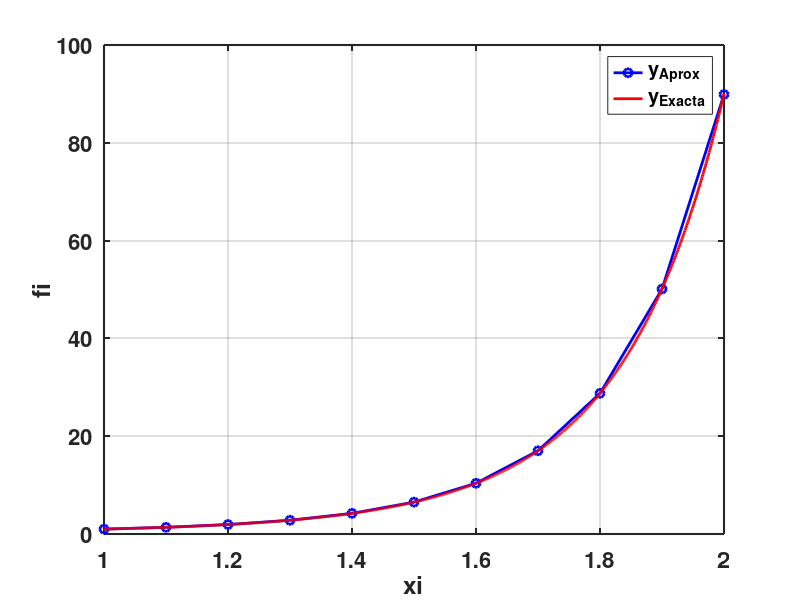

This figure's MATLAB source:
function rungekutta4()
%Se limpia el espacio de trabajo y se borran todas las variables existentes.
clc; clear; close;
%Condición inicial establecida para y0
y0 = 1;
%Tamaño de incremento, este valor determina la distancia entre los puntos en los que se evaluará la solución aproximada.
h = 0.1;
%Se establecen los valores iniciales y finales para la variable x. Para este ejemplo, tomaremos, xi = 1 y xf = 2.
%valor inicial del vector x
xi = 1;
%valor final del vector x
xf = 2;
%Se crea el vector x utilizando la función linspace para generar una secuencia de valores desde xi hasta xf, con un incremento de h.
x = (xi:h:xf);
%Se prelocaliza el vector solución y como un vector de ceros del mismo tamaño que x.
y = zeros(size(x));
%Condición inicial (solución en x = 1)
y(1) = y0;
%Método de RK4
%Comienza el bucle para calcular la solución aproximada utilizando el método de Runge-Kutta de orden 4. El bucle se repite desde n = 1 hasta el número de elementos en x menos 1.
for n = 1:(numel(x)-1)
k1 = 3*x(n)*y(n); %primera aproximación a la pendiente
k2 = 3*(x(n)+ 0.5*h)*(y(n)+ 0.5*h*k1); %segunda aproximación a la pendiente
k3 = 3*(x(n)+ 0.5*h)*(y(n)+ 0.5*h*k2); %tercerea aproximación a la pendiente
k4 = 3*(x(n)+h)*(y(n)+h*k3); %cuarta aproximación a la pendiente
%Luego, se actualiza el valor de y(n+1) utilizando la fórmula del método de Runge-Kutta de orden 4, que combina los coeficientes k1, k2, k3 y k4 ponderados por los factores h/6.
y(n+1) = y(n) + (h/6)*(k1 + 2*k2 + 2*k3 + k4) %aproximación a la solución
end
%Se define un vector Xexacta para la solución exacta de la ecuación %diferencial. Se utiliza la función linspace para generar una secuencia %de valores desde xi hasta xf, con un incremento más pequeño de 0.001.
Xexacta = (xi:0.001:xf);
%Se calcula yExacta como la solución exacta de la ecuación diferencial %dy/dx = 3xy utilizando la fórmula yExacta = %(1/4.4817)*exp((3/2)*Xexacta.^2).
yExacta = (1/4.4817)*exp((3/2)*Xexacta.^2);
%Gráfica
%Se crea una gráfica para comparar la solución aproximada y la solución %exacta. Se traza la solución aproximada en color azul, con marcadores %circulares y un ancho de línea de 2. Luego, se traza la solución exacta %en color rojo con un ancho de línea de 2.
plot(x,y,'b','Marker','o','LineWidth',2);
hold on;
plot(Xexacta,yExacta,'r','LineWidth',2);
legend('y_{Aprox}','y_{Exacta}','fontsize',14,'FontWeight','bold');
xlabel('xi');
ylabel('fi');
set(gcf,'color','w');
set(gca,'linew',1.5,'fontsize',16,'FontWeight','bold');
grid on;
hold off;

